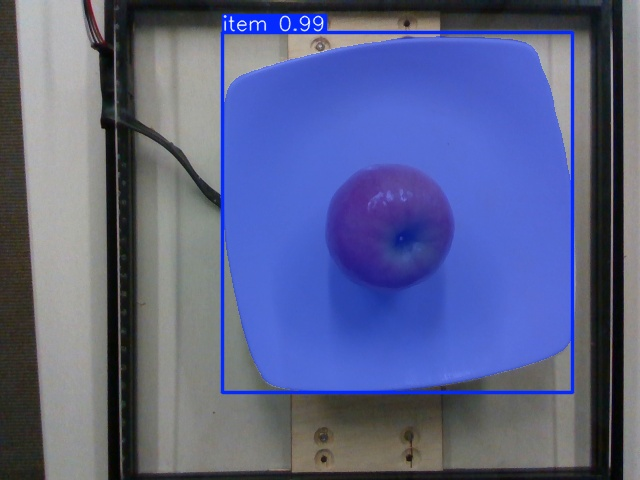
#> input picture plate_segmentation/runs/plate_yolo_seg_predict/image0.jpg, 640 x 480 px
$ python -i filter.py   (imports and definitions only)   (older library calls are emulated)
#> lines starting #> are read from the running program, lines starting #| are printed output that depends on the picture
import cv2
import numpy as np

BLUR_THRESHOLD = 80
NOISE_THRESHOLD = 15.0
BRIGHTNESS_LOW = 40
BRIGHTNESS_HIGH = 215


def analyze_image(image_path):
    image = cv2.imread(str(image_path))
#> image is the input picture: shape (480, 640, 3); mean B, G, R 138.3, 98.2, 90.9

    defects = []

    gray = cv2.cvtColor(image, cv2.COLOR_BGR2GRAY)
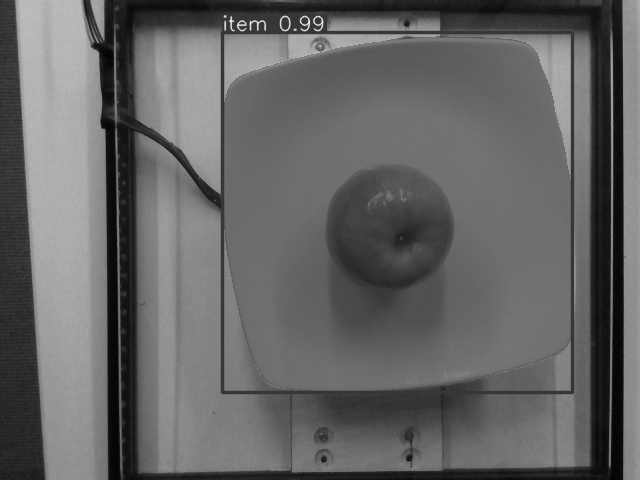
#> gray: shape (480, 640); min 2, max 244, mean 100.6
    h, w = gray.shape
#> h = 480; w = 640

    # blur
    laplacian_var = cv2.Laplacian(gray, cv2.CV_64F).var()
#> laplacian_var = 294.8
    if laplacian_var < BLUR_THRESHOLD:
        defects.append(f"Blurry({int(laplacian_var)})")

    # noise
    M = np.array([[1, -2, 1], [-2, 4, -2], [1, -2, 1]])
    sigma = np.sum(np.abs(cv2.filter2D(gray, -1, M)))
#> sigma = 542782
    sigma = sigma * np.sqrt(0.5 * np.pi) / (6 * (w - 2) * (h - 2))
#> sigma = 0.372
    if sigma > NOISE_THRESHOLD:
        defects.append(f"Noisy({sigma:.1f})")

    # brightness
    brightness = np.mean(gray)
#> brightness = 100.6
    if brightness < BRIGHTNESS_LOW:
        defects.append(f"TooDark({int(brightness)})")
    elif brightness > BRIGHTNESS_HIGH:
        defects.append(f"TooBright({int(brightness)})")

    return defects if defects else None

>>> result = analyze_image('../plate_segmentation/runs/plate_yolo_seg_predict/image0.jpg')

$ run again, on plate_segmentation/runs/plate_yolo_seg_predict/image1.jpg
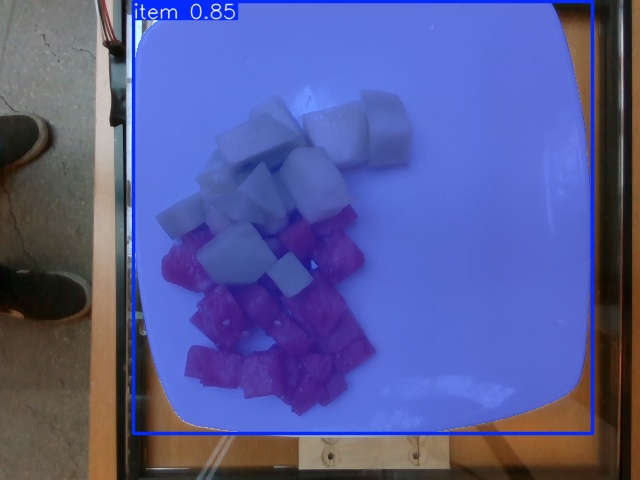
#> input picture plate_segmentation/runs/plate_yolo_seg_predict/image1.jpg, 640 x 480 px
#> in analyze_image, image is the input picture: shape (480, 640, 3); mean B, G, R 150.6, 90.6, 86.6
#> in analyze_image, `gray = cv2.cvtColor(image, cv2.COLOR_BGR2GRAY)`:
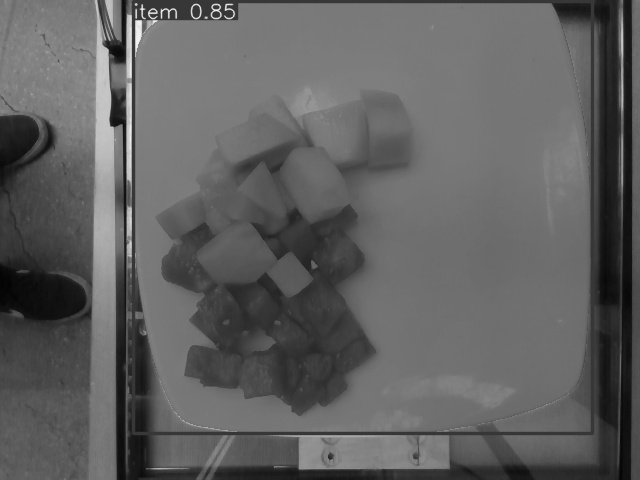
#> gray: shape (480, 640); min 3, max 246, mean 96.2
#> laplacian_var = 240.4
#> in analyze_image, `sigma = np.sum(np.abs(cv2.filter2D(gray, -1, M)))`: sigma = 427874
#> in analyze_image, `sigma = sigma * np.sqrt(0.5 * np.pi) / (6 * (w - 2) * (h - 2))`: sigma = 0.293
#> brightness = 96.23

$ run again, on plate_segmentation/runs/plate_yolo_seg_predict/image2.jpg
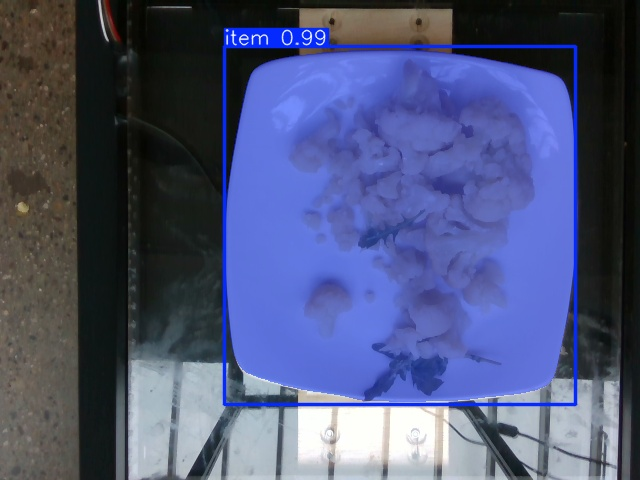
#> input picture plate_segmentation/runs/plate_yolo_seg_predict/image2.jpg, 640 x 480 px
#> in analyze_image, image is the input picture: shape (480, 640, 3); mean B, G, R 122.5, 84.8, 77.3
#> in analyze_image, `gray = cv2.cvtColor(image, cv2.COLOR_BGR2GRAY)`:
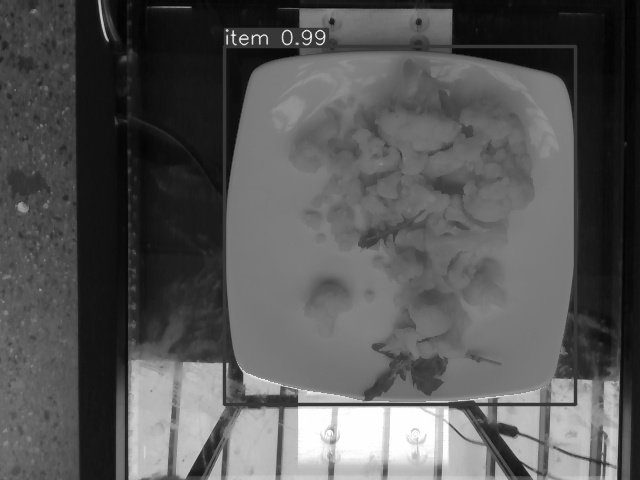
#> gray: shape (480, 640); min 2, max 255, mean 86.9
#> laplacian_var = 287.7
#> in analyze_image, `sigma = np.sum(np.abs(cv2.filter2D(gray, -1, M)))`: sigma = 572426
#> in analyze_image, `sigma = sigma * np.sqrt(0.5 * np.pi) / (6 * (w - 2) * (h - 2))`: sigma = 0.392
#> brightness = 86.85

$ run again, on plate_segmentation/runs/plate_yolo_seg_predict/image3.jpg
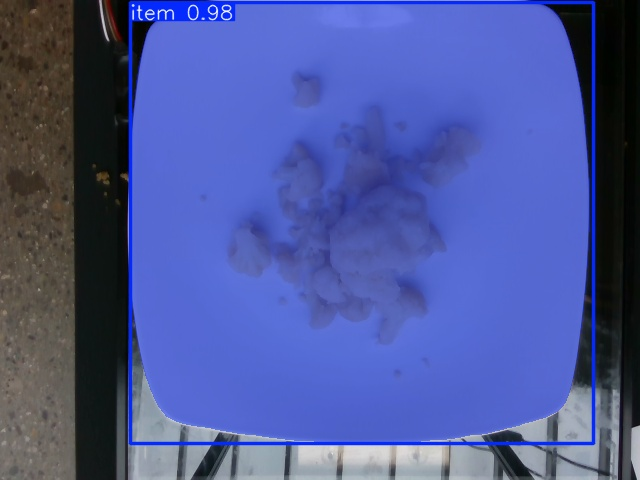
#> input picture plate_segmentation/runs/plate_yolo_seg_predict/image3.jpg, 640 x 480 px
#> in analyze_image, image is the input picture: shape (480, 640, 3); mean B, G, R 153.9, 87.6, 75.7
#> in analyze_image, `gray = cv2.cvtColor(image, cv2.COLOR_BGR2GRAY)`:
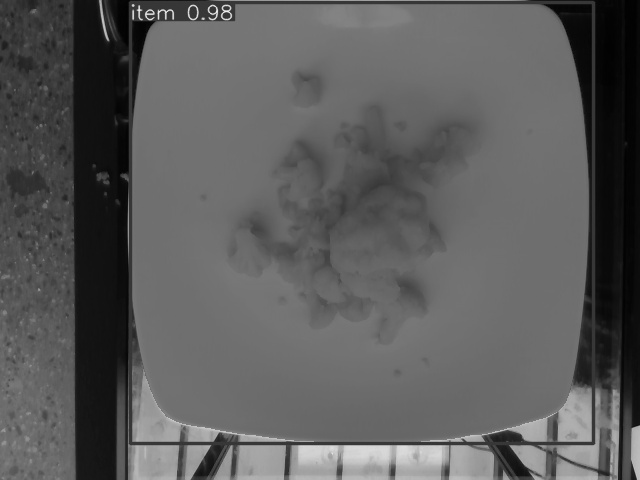
#> gray: shape (480, 640); min 0, max 242, mean 91.6
#> laplacian_var = 287.3
#> in analyze_image, `sigma = np.sum(np.abs(cv2.filter2D(gray, -1, M)))`: sigma = 389409
#> in analyze_image, `sigma = sigma * np.sqrt(0.5 * np.pi) / (6 * (w - 2) * (h - 2))`: sigma = 0.267
#> brightness = 91.6
